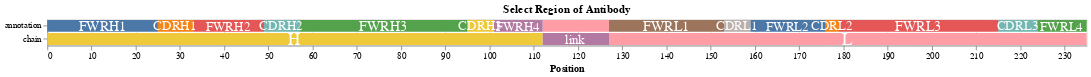

Notebook cell for this chart:
### Code cell
# Order of the regions
site_order = annotation_df.sort_values(['type', 'order'])['region'].to_list()


# Base of the plot to select annotations
bars = (alt.Chart(
        annotation_df
    )
    .mark_bar()
    .encode(
        x=alt.X('length:Q',
                title="Position", scale=alt.Scale(padding=0, nice=False)),
        y=alt.Y("type:N",
                title=None),
        color=alt.Color("region:N",
                        sort=site_order,
                        legend=None),
        opacity=alt.condition(annotation_selector,
                              alt.value(1), alt.value(0.2)),
        order=alt.Order('color_region_sort_index:Q')
    )
    .add_selection(
        annotation_selector
    )
)
 
# Add the names of the annotations
text = (
    alt.Chart(
        position_df
    )
    .mark_text(
        color='white',
        dx=-3, dy=1
    )
    .encode(
        x=alt.X('length:Q', scale=alt.Scale(padding=0, nice=False)),
        y=alt.Y("type:N"),
        detail='region:N',
        text='region:N',
        size=alt.Size('size:Q', legend=None, scale=alt.Scale(domain=[-140,550]))
    )
)

annotation_bar = (bars + text).properties(
        width=width,
        height=30,
        title="Select Region of Antibody"
)

annotation_bar

### Figure 1 — Vega-Lite specification as saved in the notebook (floating-point values rounded to 4 significant figures)
{"config": {"view": {"continuousWidth": 400, "continuousHeight": 300}}, "layer": [{"data": {"name": "data-eafb9c9ab5f016e5a79f8b47d56ab0da"}, "mark": "bar", "encoding": {"color": {"type": "nominal", "field": "region", "legend": null, "sort": ["FWRH1", "CDRH1", "FWRH2", "CDRH2", "FWRH3", "CDRH3", "FWRH4", "", "FWRL1", "CDRL1", "FWRL2", "CDRL2", "FWRL3", "CDRL3", "FWRL4", "H", "link", "L"]}, "opacity": {"condition": {"value": 1, "selection": "selector006"}, "value": 0.2}, "order": {"type": "quantitative", "field": "color_region_sort_index"}, "x": {"type": "quantitative", "field": "length", "scale": {"nice": false, "padding": 0}, "title": "Position"}, "y": {"type": "nominal", "field": "type", "title": null}}, "selection": {"selector006": {"type": "multi", "encodings": ["color"]}}}, {"data": {"name": "data-79898f6624c61ce073d974bba777bd06"}, "mark": {"type": "text", "color": "white", "dx": -3, "dy": 1}, "encoding": {"detail": {"type": "nominal", "field": "region"}, "size": {"type": "quantitative", "field": "size", "legend": null, "scale": {"domain": [-140, 550]}}, "text": {"type": "nominal", "field": "region"}, "x": {"type": "quantitative", "field": "length", "scale": {"nice": false, "padding": 0}}, "y": {"type": "nominal", "field": "type"}}}], "height": 30, "title": "Select Region of Antibody", "width": 1186.0, "$schema": "https://vega.github.io/schema/vega-lite/v4.8.1.json", "datasets": {"data-eafb9c9ab5f016e5a79f8b47d56ab0da": [{"type": "annotation", "region": "", "length": 15, "order": 7}, {"type": "annotation", "region": "CDRH1", "length": 8, "order": 1}, {"type": "annotation", "region": "CDRH2", "length": 8, "order": 3}, {"type": "annotation", "region": "CDRH3", "length": 6, "order": 5}, {"type": "annotation", "region": "CDRL1", "length": 6, "order": 9}, {"type": "annotation", "region": "CDRL2", "length": 3, "order": 11}, {"type": "annotation", "region": "CDRL3", "length": 9, "order": 13}, {"type": "annotation", "region": "FWRH1", "length": 25, "order": 0}, {"type": "annotation", "region": "FWRH2", "length": 16, "order": 2}, {"type": "annotation", "region": "FWRH3", "length": 38, "order": 4}, {"type": "annotation", "region": "FWRH4", "length": 11, "order": 6}, {"type": "annotation", "region": "FWRL1", "length": 26, "order": 8}, {"type": "annotation", "region": "FWRL2", "length": 17, "order": 10}, {"type": "annotation", "region": "FWRL3", "length": 36, "order": 12}, {"type": "annotation", "region": "FWRL4", "length": 11, "order": 14}, {"type": "chain", "region": "H", "length": 112, "order": 0}, {"type": "chain", "region": "L", "length": 108, "order": 2}, {"type": "chain", "region": "link", "length": 15, "order": 1}], "data-79898f6624c61ce073d974bba777bd06": [{"length": 13.0, "type": "annotation", "region": "FWRH1", "order": 0, "size": 25}, {"length": 29.5, "type": "annotation", "region": "CDRH1", "order": 1, "size": 8}, {"length": 41.5, "type": "annotation", "region": "FWRH2", "order": 2, "size": 16}, {"length": 53.5, "type": "annotation", "region": "CDRH2", "order": 3, "size": 8}, {"length": 76.5, "type": "annotation", "region": "FWRH3", "order": 4, "size": 38}, {"length": 98.5, "type": "annotation", "region": "CDRH3", "order": 5, "size": 6}, {"length": 107.0, "type": "annotation", "region": "FWRH4", "order": 6, "size": 11}, {"length": 120.0, "type": "annotation", "region": "", "order": 7, "size": 15}, {"length": 140.5, "type": "annotation", "region": "FWRL1", "order": 8, "size": 26}, {"length": 156.5, "type": "annotation", "region": "CDRL1", "order": 9, "size": 6}, {"length": 168.0, "type": "annotation", "region": "FWRL2", "order": 10, "size": 17}, {"length": 178.0, "type": "annotation", "region": "CDRL2", "order": 11, "size": 3}, {"length": 197.5, "type": "annotation", "region": "FWRL3", "order": 12, "size": 36}, {"length": 220.0, "type": "annotation", "region": "CDRL3", "order": 13, "size": 9}, {"length": 230.0, "type": "annotation", "region": "FWRL4", "order": 14, "size": 11}, {"length": 56.5, "type": "chain", "region": "H", "order": 0, "size": 112}, {"length": 120.0, "type": "chain", "region": "link", "order": 1, "size": 15}, {"length": 181.5, "type": "chain", "region": "L", "order": 2, "size": 108}]}}
